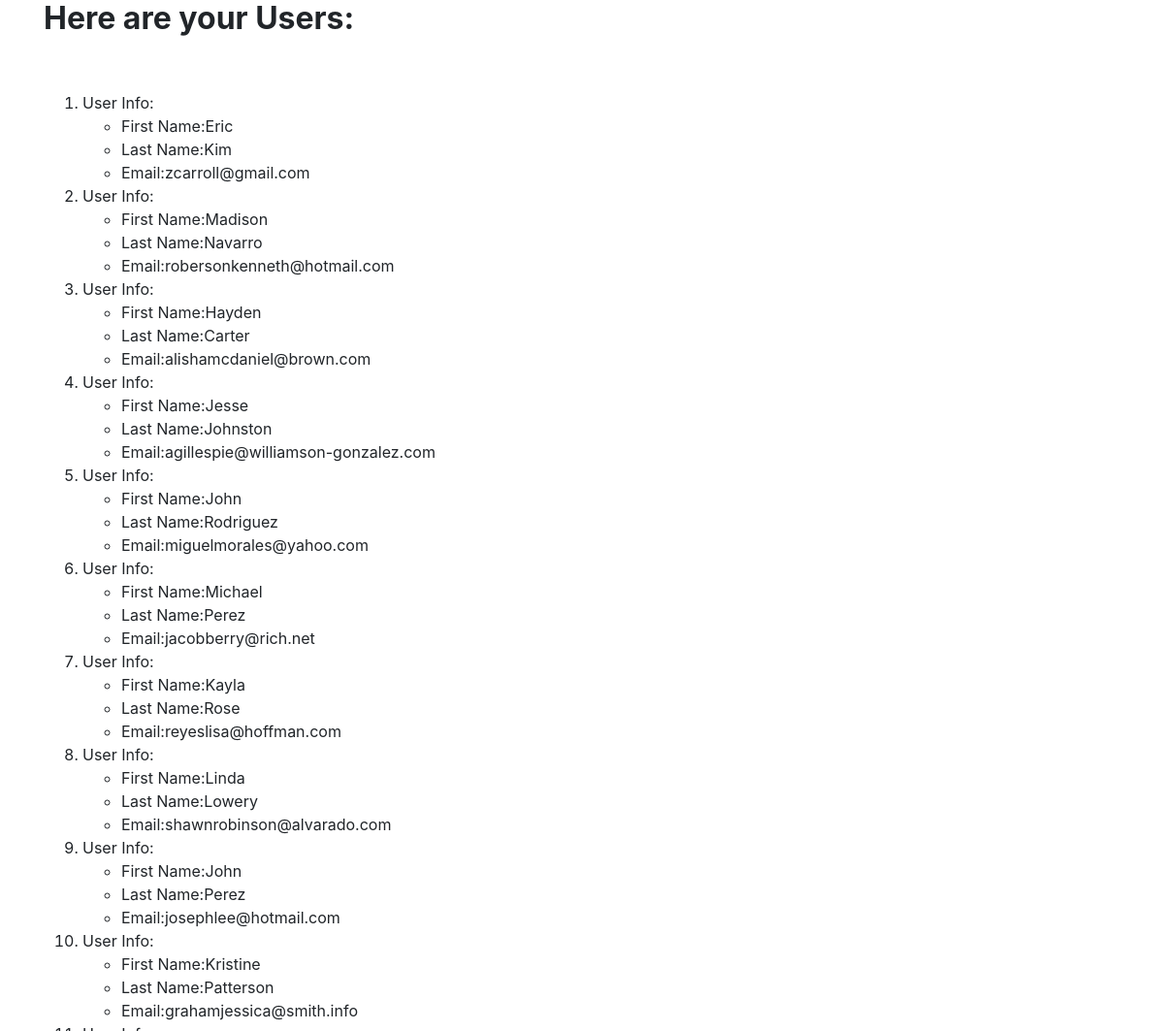
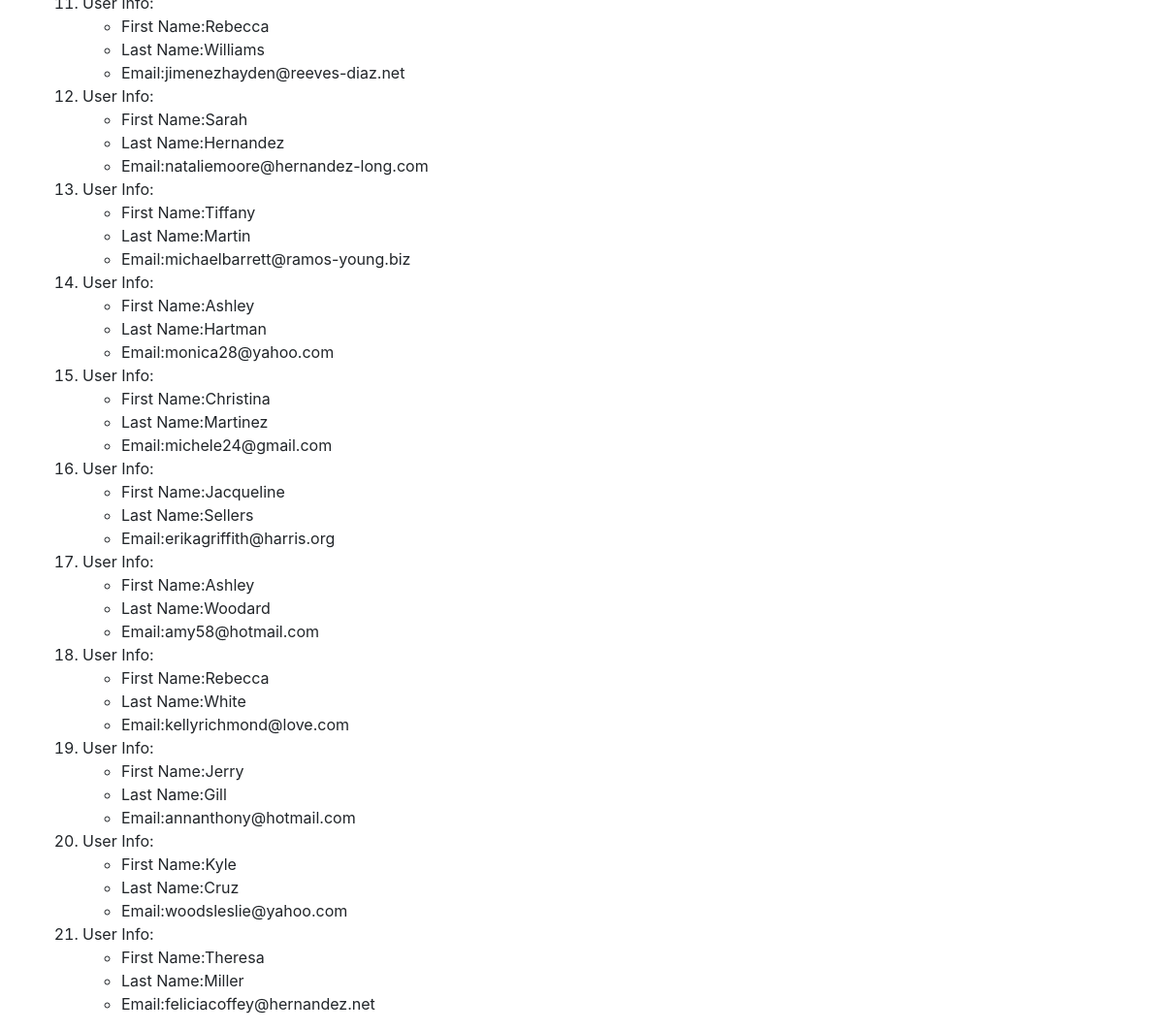
The page /user/ on the database its author committed (2 pictures, top to bottom).
### user_info/models.py (models this page shows, shortened)
class User(models.Model):
    First_name = models.CharField(max_length =50)
    Last_name = models.CharField(max_length = 50)
    Email = models.EmailField(max_length=50)

### user_info/views.py (the view)
# urls.py: path('user/',views.user,name='users')
def user(request):
    user_info = User.objects
    return render(request,'user_info/user.html',{'user_info':user_info})

### user_info/templates/user_info/user.html (shortened to what this page needs)
<!DOCTYPE html>
{% load staticfiles %}
<html lang="en" dir="ltr">
  <head>
    <link rel="stylesheet" href="https://stackpath.bootstrapcdn.com/bootstrap/4.3.1/css/bootstrap.min.css">
    <link rel="stylesheet" href="{% static 'css/mystyle.css'%}">
  </head>
  <body>
    <div class="container">
      <h2><strong>Here are your Users:</strong></h2>
      <br>
      <br>
      <div class="djangolvl2">
        <ol>
        {% for usr in user_info.all %}
          <li>User Info:
            <ul>
              <li>First Name:{{ usr.First_name }}</li>
              <li>Last Name:{{ usr.Last_name }}</li>
              <li>Email:{{ usr.Email }}</li>
            </ul>
            </li>
        {% endfor %}
</ol>
      </div>
    </div>
  </body>
</html>

### rows shown on the page
User: First_name "Eric", Last_name "Kim", Email "zcarroll@gmail.com"
User: First_name "Madison", Last_name "Navarro", Email "robersonkenneth@hotmail.com"
User: First_name "Hayden", Last_name "Carter", Email "alishamcdaniel@brown.com"
User: First_name "Jesse", Last_name "Johnston", Email "agillespie@williamson-gonzalez.com"
User: First_name "John", Last_name "Rodriguez", Email "miguelmorales@yahoo.com"
User: First_name "Michael", Last_name "Perez", Email "jacobberry@rich.net"
User: First_name "Kayla", Last_name "Rose", Email "reyeslisa@hoffman.com"
User: First_name "Linda", Last_name "Lowery", Email "shawnrobinson@alvarado.com"
User: First_name "John", Last_name "Perez", Email "josephlee@hotmail.com"
User: First_name "Kristine", Last_name "Patterson", Email "grahamjessica@smith.info"
User: First_name "Rebecca", Last_name "Williams", Email "jimenezhayden@reeves-diaz.net"
User: First_name "Sarah", Last_name "Hernandez", Email "nataliemoore@hernandez-long.com"
User: First_name "Tiffany", Last_name "Martin", Email "michaelbarrett@ramos-young.biz"
User: First_name "Ashley", Last_name "Hartman", Email "monica28@yahoo.com"
User: First_name "Christina", Last_name "Martinez", Email "michele24@gmail.com"
User: First_name "Jacqueline", Last_name "Sellers", Email "erikagriffith@harris.org"
User: First_name "Ashley", Last_name "Woodard", Email "amy58@hotmail.com"
User: First_name "Rebecca", Last_name "White", Email "kellyrichmond@love.com"
User: First_name "Jerry", Last_name "Gill", Email "annanthony@hotmail.com"
User: First_name "Kyle", Last_name "Cruz", Email "woodsleslie@yahoo.com"
User: First_name "Theresa", Last_name "Miller", Email "feliciacoffey@hernandez.net"
